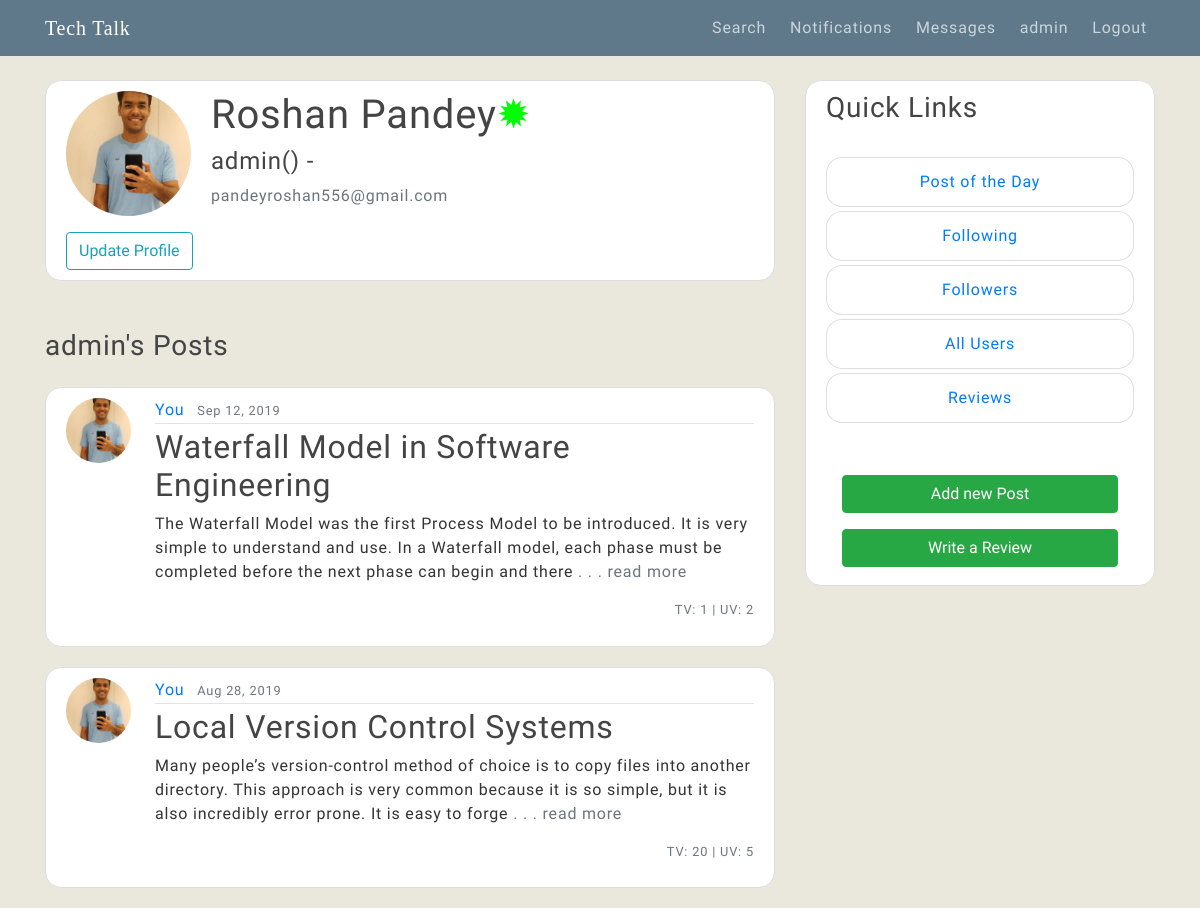
/user/71/ (signed in), run on the app's committed database.
### users/models.py (models this page shows, shortened)
class Profile(models.Model):
    user = models.OneToOneField(User, on_delete=models.CASCADE)
    name = models.CharField(default = 'Default Name',max_length=30)
    areaOfInterest = models.CharField("Area of Interest",default='CSE',max_length=100)
    image= models.ImageField(default = 'default.jpg', upload_to='profile_pic')
    flag = models.BooleanField(default=False)
    varifiedProfile = models.BooleanField(default=False)
    OTP = models.IntegerField(default=random.randint(100000,999999))
    phoneNumber = models.IntegerField("Phone Number",blank=True,default=1212121212)
    githubHandle = models.CharField("Github Profile",max_length=100,blank=True)
    linkedinHandle = models.CharField("LinkedIn Profile",max_length=150,blank=True)
    portfolio = models.CharField("Portfolio",max_length=150,blank=True)
    facebookHandle = models.CharField("Facebook Profile",max_length=150,blank=True)

### blog/models.py (models this page shows, shortened)
class Post(models.Model):
    title = models.CharField(max_length=100)
    content = models.TextField()
    date_posted = models.DateTimeField(default=timezone.now)
    author = models.ForeignKey(User,verbose_name='Writer',on_delete=models.CASCADE)
    count = models.IntegerField("Views on Post",default=1)
    viewersIDs = models.CharField(max_length=10000,blank=True)
    uniqueCount = models.IntegerField("Unique Count",default=1)
    checked = models.BooleanField("Mark if Passes Community Guidelines", default=False)
    Likes = models.CharField(max_length=10000,blank=True)
    Hates = models.CharField(max_length=10000,blank=True)

### users/views.py (the view)
# urls.py: path('user/<int:pk>/', userViews.UserProfileView, name='user-profile'),
@login_required
def UserProfileView(request, pk):
    userData = User.objects.get(pk=pk)
    posts = Post.objects.all().filter(author=User.objects.get(id=pk)).order_by('-date_posted')
    for data in posts:
        data.content = data.content[0:200]
    return render(request, 'users/user_detail.html', {'user' : userData,'posts':posts})

### users/templates/users/user_detail.html
{% extends "blog/base.html" %}
{% load crispy_forms_tags %}
{% block content %}
    <div class="content-section" id="customizeBorder">
      <div class="media">
        <img class="rounded-circle account-img" src="{{ user.profile.image.url }}">
        <div class="media-body">
            {%if user.profile.varifiedProfile %}
              <h4 class="font-weight-light account-heading text-camelcase">{{ user.profile.name }}<span data-toggle="tooltip" data-placement="left" title="Verified Account" style="cursor:pointer; color:#00ff00;">&#10041;</span></h4>
            {%else%}
              <h4 class="font-weight-light account-heading text-camelcase">{{ user.profile.name }}<span data-toggle="tooltip" data-placement="left" title="Non-Verified Account" style="cursor:pointer; color:#ff0000;">&#10041;</span></h4>
            {%endif%}
            <h4 class="font-weight-light">{{ user.username }}({{ user.profile.enrollment }}) - {{user.profile.branch}}</h4>
            <p class="text-secondary">{{ user.email }}</p>
        </div>
      </div>
      {%if request.user.id == user.id%}
        <button class="btn btn-outline-info" onClick="window.location='/updateProfile';">Update Profile</button>
      {%else%}
      <a href="{% url 'detail-message' user.id%}"><button class="btn btn-outline-info btn-sm">Message</button></a>
      <a href="{% url 'add-friend' user.id%}"><button class="btn btn-outline-success btn-sm">Follow</button></a>
      {%endif%}
      </div>
      <h3 class="font-weight-light mb-4 mt-5">{{user.username}}'s Posts</h3>
      {% for post in posts %}
        <article class="media content-section" id="customizeBorder">
          {%if post.author.id == request.user.id%}
            <a class="mr-2" href="{% url 'profile'%}"><img src="{{ post.author.profile.image.url }}" class="rounded-circle article-img"></a>
          {%else%}
            <a class="mr-2" href="{% url 'user-profile' post.author.id%}"><img src="{{ post.author.profile.image.url }}" class="rounded-circle article-img"></a>
          {%endif%}
            <div class="media-body">
              <div class="article-metadata">
                {%if post.author.id == request.user.id%}
                  <a class="mr-2" href="{% url 'profile'%}">You</a>
                {%else%}
                  <a class="mr-2" href="{% url 'user-profile' post.author.id%}">{{ post.author }}</a>
                {%endif%}
                <small class="text-muted">{{ post.date_posted|date:"M d, Y" }}</small>
              </div>
              <h2><a class="article-title">{{ post.title }}</a></h2>
              <p class="article-content">{{ post.content }}<a href="{% url 'post-detail' post.id %}" class="font-weight-light text-muted" style="text-decoration: none"> . . . read more</a></p>
              <small><p class="text-right text-muted">TV: {{post.count}} | UV: {{post.uniqueCount}}</p></small>
            </div>
          </article>
    {% endfor %}
{% endblock content %}

### blog/templates/blog/base.html (shortened to what this page needs)
{% load static %}
<!DOCTYPE html>
<html>
<head>
    <link rel="stylesheet" href="https://stackpath.bootstrapcdn.com/bootstrap/4.3.1/css/bootstrap.min.css">
    <link rel="stylesheet" type="text/css" href="{% static 'blog/main.css' %}">
</head>
<body>
    <header class="site-header">
            <nav class="navbar navbar-expand-md navbar-dark bg-steel fixed-top">
                <div class="container">
                <a class="navbar-brand mr-4" href="{% url 'blog-home' %}" id='nameWeb'>Tech Talk</a>
                <div class="collapse navbar-collapse" id="navbarToggle">
                    <div class="navbar-nav">
                      {%if user.is_authenticated%}
                      <a class="nav-item nav-link ml-2" href="{% url 'search' %}">Search</a>
                      {%if notice%}
                        <a class="nav-item nav-link ml-2" href="{% url 'my-notice' %}">Notifications <sup class="dot"></sup></a>
                      {%else%}
                      <a class="nav-item nav-link ml-2" href="{% url 'my-notice' %}">Notifications</a>
                      {%endif%}
                      {%if flag %}
                        <a class="nav-item nav-link ml-2" href="{% url 'message-summary' %}">Messages <sup class="dot"></sup></a>
                      {%else%}
                        <a class="nav-item nav-link ml-2" href="{% url 'message-summary' %}">Messages</a>
                      {%endif%}
                      {%if request.user.profile.enrollment == '111X111'%}
                        <a class="nav-item nav-link ml-2" href="{% url 'profile' %}">{{request.user}} <sup class="dot"></sup></a>
                      {%else%}
                        <a class="nav-item nav-link ml-2" href="{% url 'profile' %}">{{request.user}}</a>
                      {%endif%}
                      <a class="nav-item nav-link ml-2" href="{% url 'logout' %}">Logout</a>
                      {%else%}
                        <a class="nav-item nav-link" href="{% url 'login' %}">Login</a>
                        <a class="nav-item nav-link" href="{% url 'register' %}">Register</a>
                      {%endif%}
                    </div>
                </div>
                </div>
            </nav>
     </header>
     <main role="main" class="container">
            <div class="row">
              <div class="col-md-8">
                {% block content %}{% endblock %}
              </div>
                <div class="col-md-4">
                  <div class="content-section card sticky-top" id="customizeBorder">
                    <h3>Quick Links</h3>
                    <br>
                    <ul class="list-group">
                        <a href="{% url 'blog-trend' %}" style="text-decoration: none;" class="mb-1"><li class="list-group-item list-group-item font-weight-light text-center" id="customizeBorder2"><strong>Post of the Day</strong></li></a>
                        <a href="{% url 'my-friend' %}" style="text-decoration: none;" class="mb-1"><li class="list-group-item list-group-item font-weight-light text-center" id="customizeBorder2"><strong>Following</strong></li></a>
                        <a href="{% url 'my-followers' %}" style="text-decoration: none;" class="mb-1"><li class="list-group-item list-group-item font-weight-light text-center" id="customizeBorder2"><strong>Followers</strong></li></a>
                        <a href="{% url 'blog-about' %}" style="text-decoration: none;" class="mb-1"><li class="list-group-item list-group-item font-weight-light text-center" id="customizeBorder2"><strong>All Users</strong></li></a>
                        <a href="{% url 'reviews' %}" style="text-decoration: none;" class="mb-1"><li class="list-group-item list-group-item font-weight-light text-center" id="customizeBorder2"><strong>Reviews</strong></li></a>
                      </ul>
                    <br>
                    {%if user.is_authenticated%}
                    <div class="text-right">
                      <a class="nav-item nav-link" href="{% url 'post-create' %}"><button class="btn btn-success btn-block">Add new Post</button></a>
                      <a class="nav-item nav-link" href="{% url 'add-reviews' %}"><button class="btn btn-success btn-block">Write a Review</button></a>
                    </div>
                    {%endif%}
                  </div>
                </div>
            </div>
     </main>
</body>
</html>

### blog/static/blog/main.css (style rules this page uses)
body { background: #fafafa; color: #333333; margin-top: 5rem; }
h1, h2, h3, h4, h5, h6 { color: #444444; }
ul { margin: 0; }
.bg-steel { background-color: #5f788a; }
.site-header .navbar-nav .nav-link { color: #cbd5db; }
.content-section { background: #ffffff; padding: 10px 20px; border: 1px solid #dddddd; border-radius: 3px; margin-bottom: 20px; }
.article-title { color: #444444; }
.article-content { white-space: pre-line; }
.article-img { height: 65px; width: 65px; margin-right: 16px; }
.article-metadata { padding-bottom: 1px; margin-bottom: 4px; border-bottom: 1px solid #e3e3e3 }
.account-img { height: 125px; width: 125px; margin-right: 20px; margin-bottom: 16px; }
.account-heading { font-size: 2.5rem; }

### blog/templates/blog/base.html (style rules this page uses)
body { font-family: 'Poiret One', cursive; font-family: 'Nanum Myeongjo', serif; letter-spacing: 0.05em; background-color: #EAE7DC; }
#customizeBorder { border-radius: 1em; }
#customizeBorder2 { border-radius: 1em; }
#nameWeb { font-family: 'Cinzel', serif; }

### data on the page
Post: author.profile.image (picture), shows "You", date_posted "Sep 12, 2019", title "Waterfall Model in Software Engineering", content "The Waterfall Model was the first Process Model to be introduced. It is very simple to understand and use. In a Waterfall model, each phase must be completed before the next phase can begin and there", count "1", uniqueCount "2"
Post: author.profile.image (picture), shows "You", date_posted "Aug 28, 2019", title "Local Version Control Systems", content "Many people’s version-control method of choice is to copy files into another directory. This approach is very common because it is so simple, but it is also incredibly error prone. It is easy to forge", count "20", uniqueCount "5"

### other printed values
{{ request.user }} "admin"
{{ user.profile.name }} "Roshan Pandey"
{{ user.username }} "admin"
{{ user.email }} "pandeyroshan556@gmail.com"
